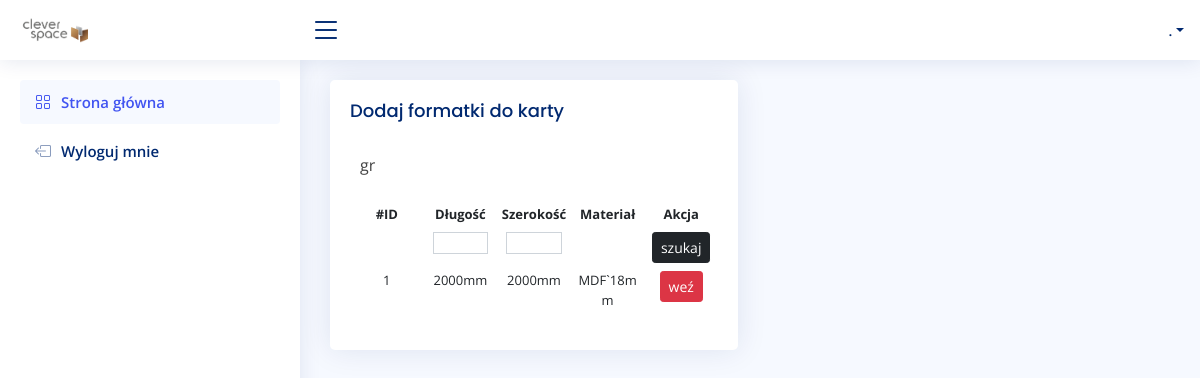
The page /stock/production/1/filter on the database as committed earlier.
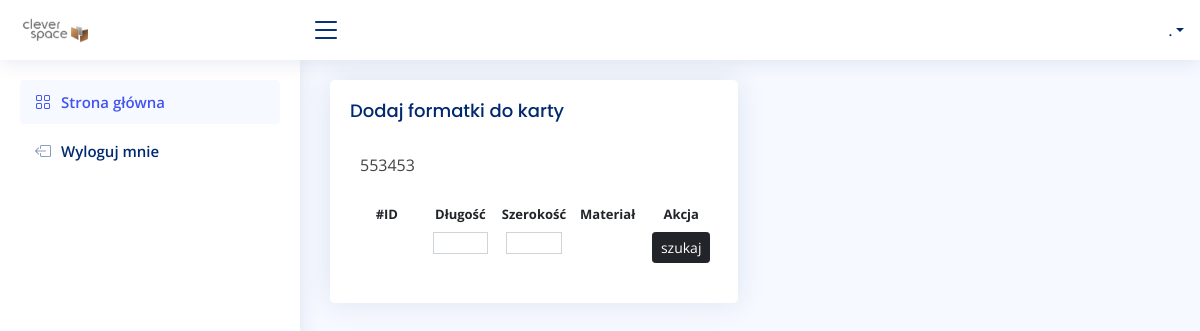
The same page on the database as committed later.
### stock/models.py (models this page shows, shortened)
class ProductionMaterial(models.Model):
    production = models.ForeignKey(Production, on_delete=models.CASCADE)
    material = models.ForeignKey(Material, on_delete=models.CASCADE)
    area =  models.DecimalField(default=Decimal('0.000'), decimal_places=4, blank=False, max_digits=10)
    quantity = models.PositiveIntegerField(default=0, blank=False, null=False)

class Production(models.Model):
    PREPARATION = 0
    DONE = 1
    STATUS = (
        (PREPARATION, 'w trakcie'),
        (DONE, 'zakończone'),
    )
    user = models.ForeignKey(settings.AUTH_USER_MODEL, on_delete=models.CASCADE)
    order = models.CharField(max_length=255)
    date = models.DateTimeField(auto_now_add=True)
    status = models.SmallIntegerField(choices=STATUS, default=PREPARATION)
    def __str__(self):
        return self.order

class Stock(models.Model):
    length = IntegerRangeField(min_value=50, max_value=2800, null=True)
    width = IntegerRangeField(min_value=50, max_value=2070, null=True)
    material = models.ForeignKey(Material, null=False, on_delete=models.CASCADE, related_name="stocks")

### order/models.py (models this page shows, shortened)
class Material(models.Model):
    short_name = models.CharField(max_length=255, blank=False, null=True)
    name = models.CharField(max_length=255, blank=False, null=True)
    quantity = models.SmallIntegerField(default=0, blank=False, null=True)
    material_area = models.DecimalField(default=Decimal('5.796'), decimal_places=4, blank=False, max_digits=10)
    class Meta:
        verbose_name = "materiał"
        verbose_name_plural = "materiały"
    def __str__(self):
        return self.short_name

### stock/views.py (the view)
# urls.py: path('production/<int:id>/filter', views.ProductionStockFilter, name='production-filter'),
def ProductionStockFilter(request, id):
    productionMaterial = ProductionMaterial.objects.get(id=id)
    productionStocks = productionMaterial.stocks.all()
    f = StockFilter(request.GET, queryset=Stock.objects.filter(material=productionMaterial.material))
    ctx = {
        'material': productionMaterial,
        'stocks': productionStocks,
        'filter': f,
    }
    return render(request, 'stock/produciton_stock_filter.html', ctx)

### stock/templates/stock/produciton_stock_filter.html
{% extends 'main.html' %}
{% load static %}
{% block content %}
<div class="row">
  <div class="col-sm-6">
    <div class="card recent-sales">
      <div class="card-body">
        <h5 class="card-title">Dodaj formatki do karty</h5>
       <div class="dataTable-top">
        <p> {{ material.production }} </p>
       </div>
       <div class="table-responsive">
        <table class="table table-borderless table-hover table-sm">
          {% include 'stock/search.html' %}
          <thead>
            <tr>
              <th scope="col">#ID</th>
              <th scope="col">Długość</th>
              <th scope="col">Szerokość</th>
              <th scope="col">Materiał</th>
              <th scope="col">Akcja</th>
            </tr>
          </thead>
          <tbody>
            {% for stock in filter.qs %}
            <tr>
              <td scope="row">{{ stock.id }}</td>
              <td>{{ stock.length }}mm</td>
              <td>{{ stock.width }}mm</td>
              {% if stock.length == 0 %}
              <td><p>------</p></td>
              {% else %}
              <td>{{ stock.material }}</td>
              {% endif %}
              <td>
                {% if stock.length == 0 %}
                <a href="{% url 'add-stock' stock.id %}"><button type="button" class="btn btn-primary btn-sm">dodaj</button></a>
                {% else %}
                <a href="{% url 'take-stock' material.id stock.id %}"><button type="sumbit" class="btn btn-danger btn-sm" name="take">weź</button></a>
                {% endif %}
              </td>
            </tr>
            {% endfor %}
          </tbody>
        </table>
      </div>
      </div>
    </div>
  </div>
</div>
{% endblock %}

Rows that differ between the two databases and show on the page:
removed Stock: id "1", length "2000", width "2000", material "MDF`18mm", shows "weź"
changed ProductionMaterial: production "gr" → "553453"
